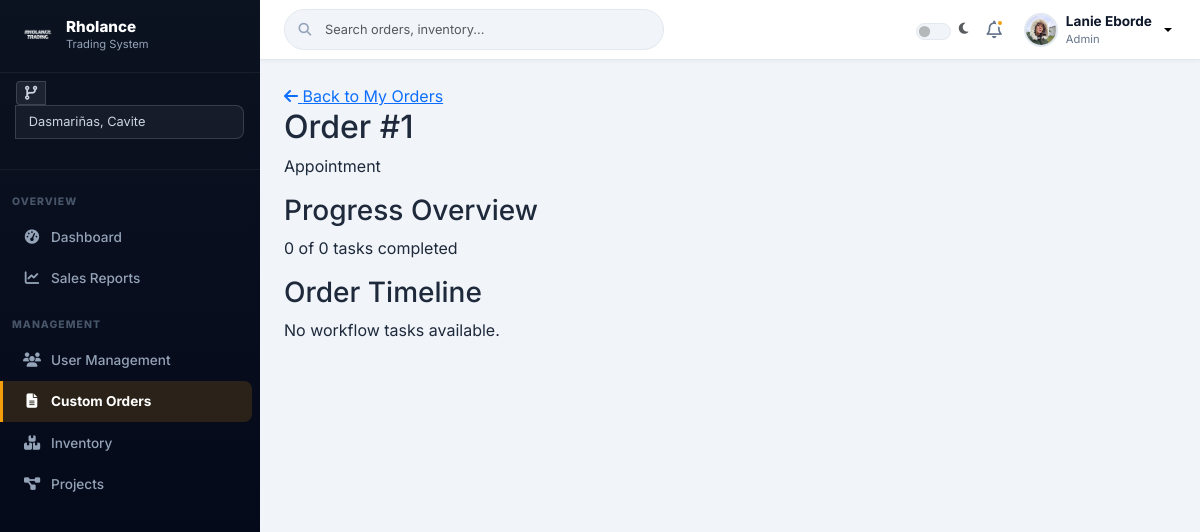
Page /orders/track_order.php?id=1 (signed in) on the committed database.
### tables this page shows
CREATE TABLE `users` (
  `id` int(11) NOT NULL,
  `name` varchar(100) NOT NULL,
  `email` varchar(100) NOT NULL,
  `password` varchar(255) NOT NULL,
  `role` enum('admin','staff','welder','customer') NOT NULL,
  `branch_id` int(11) DEFAULT NULL,
  `status` enum('active','blocked','archived') DEFAULT 'active',
  `reset_token` varchar(255) DEFAULT NULL,
  `token_expiry` datetime DEFAULT NULL,
  `is_verified` tinyint(1) DEFAULT 0,
  `verification_code` varchar(6) DEFAULT NULL,
  `code_expiry` datetime DEFAULT NULL,
  `avatar` varchar(255) DEFAULT NULL
);

CREATE TABLE `custom_orders` (
  `id` int(11) NOT NULL,
  `customer_id` int(11) DEFAULT NULL,
  `branch_id` int(11) DEFAULT NULL,
  `material` varchar(100) DEFAULT NULL,
  `dimensions` varchar(100) DEFAULT NULL,
  `instructions` text DEFAULT NULL,
  `status` enum('Appointment','Initial Payment','On-going','For Delivery','Backjobs','Cancelled','Completed') DEFAULT 'Appointment',
  `estimated_completion` date DEFAULT NULL,
  `created_at` timestamp NOT NULL DEFAULT current_timestamp(),
  `reference_image` varchar(255) DEFAULT NULL,
  `appointment_date` date DEFAULT NULL,
  `user_id` int(11) DEFAULT NULL,
  `customer_name` varchar(255) DEFAULT NULL,
  `order_type` enum('walk-in','online') DEFAULT 'walk-in',
  `expected_date` date DEFAULT NULL,
  `image` varchar(255) DEFAULT NULL,
  `project_name` varchar(255) DEFAULT NULL,
  `category` varchar(100) DEFAULT NULL,
  `description` text DEFAULT NULL,
  `updated_at` timestamp NOT NULL DEFAULT current_timestamp() ON UPDATE current_timestamp()
);

### orders/track_order.php (the view, shortened to what this page needs)
<?php
include __DIR__ . '/../config/database.php';
include __DIR__ . '/../includes/sidebar.php';
include __DIR__ . '/../includes/header.php';
$customerId = $_SESSION['user_id'];
$orderId = isset($_GET['id']) ? (int)$_GET['id'] : 0;
$stmt = $conn->prepare("
    SELECT status, created_at
    FROM custom_orders
    WHERE id = ? AND customer_id = ?
");
$stmt->bind_param("ii", $orderId, $customerId);
$stmt->execute();
$result = $stmt->get_result();
$order = $result->fetch_assoc();
$status = $order['status'];
$tasks = [];
$totalTasks = count($tasks);
$completedTasks = 0;
?>
<div class="main">
<a href="my_orders.php" class="btn-back">
    <i class="fa fa-arrow-left"></i> Back to My Orders
</a>
<div class="track-container">
<div class="track-card">
    <div class="track-header">
        <h2>Order #<?= htmlspecialchars($orderId) ?></h2>
        <span class="status status-<?= strtolower(str_replace(' ', '-', $status)) ?>">
            <?= htmlspecialchars($status) ?>
        </span>
    </div>
    <?php if ($status === 'Cancelled'): ?>
        <div class="cancelled-box">
            <i class="fa fa-times-circle"></i>
            <p>This order has been cancelled.</p>
        </div>
    <?php else: ?>
        <div class="task-tracker">
            <h3>Progress Overview</h3>
            <p class="progress-text">
                <?= $completedTasks ?> of <?= $totalTasks ?> tasks completed
            </p>
        </div>
        <div class="timeline">
            <h3>Order Timeline</h3>
            <?php if (empty($tasks)): ?>
                <p>No workflow tasks available.</p>
            <?php endif; ?>
        </div>
    <?php endif; ?>
</div>
</div>
</div>

### includes/header.php (shortened to what this page needs)
<?php
include __DIR__ . '/../config/database.php';
$user_id  = $_SESSION['user_id'] ?? 0;
$userName = $_SESSION['name']    ?? 'User';
$userRole = ucfirst($_SESSION['role'] ?? 'Guest');
$avatar   = '';
if ($user_id && isset($conn)) {
    $stmt = $conn->prepare("SELECT avatar FROM users WHERE id=?");
    $stmt->bind_param("i", $user_id);
    $stmt->execute();
    $res = $stmt->get_result();
    if ($row = $res->fetch_assoc()) $avatar = $row['avatar'] ?? '';
}
?>
<!DOCTYPE html>
<html lang="en" data-bs-theme="light">
<head>
    <link rel="stylesheet" href="https://cdn.jsdelivr.net/npm/bootstrap@5.3.3/dist/css/bootstrap.min.css">
    <link rel="stylesheet" href="https://cdnjs.cloudflare.com/ajax/libs/font-awesome/6.5.1/css/all.min.css">
    <link rel="stylesheet" href="<?= BASE_URL ?>assets/css/custom.css">
</head>
<body class="admin">
<header class="rh-topbar">
    <div class="rh-topbar-search">
        <input type="text" class="form-control" id="liveSearch"
               placeholder="Search orders, inventory..." autocomplete="off">
    </div>
    <div class="rh-topbar-right">
        <div class="form-check form-switch mb-0 d-flex align-items-center gap-2">
            <input class="form-check-input" type="checkbox" id="darkModeToggle"
                   style="width:2.2em;height:1.1em;cursor:pointer;">
            <label class="form-check-label text-muted" for="darkModeToggle" style="font-size:.8rem;">
                <i class="fas fa-moon"></i>
            </label>
        </div>
        <button class="rh-notif-btn">
            <i class="far fa-bell"></i>
            <span class="rh-notif-dot"></span>
        </button>
        <div class="dropdown">
            <button class="rh-user-btn dropdown-toggle" id="userMenuBtn"
                    data-bs-toggle="dropdown" aria-expanded="false"
                    style="--bs-btn-focus-shadow-rgb:none;">
                <div class="rh-avatar">
                    <?php if (!empty($avatar)): ?>
                        <img src="<?= BASE_URL ?>uploads/<?= htmlspecialchars($avatar) ?>" alt="Avatar">
                    <?php else: ?>
                        <?= strtoupper(substr($userName, 0, 1)) ?>
                    <?php endif; ?>
                </div>
                <div class="text-start d-none d-md-block">
                    <div class="rh-user-name"><?= htmlspecialchars($userName) ?></div>
                    <div class="rh-user-role"><?= htmlspecialchars($userRole) ?></div>
                </div>
            </button>
        </div>
    </div>
</header>

### assets/css/custom.css (style rules this page uses)
:root { --bs-primary: #0F172A; --bs-primary-rgb: 15, 23, 42; --bs-secondary: #64748B; --bs-secondary-rgb: 100, 116, 139; --bs-warning: #F59E0B; --bs-warning-rgb: 245, 158, 11; --bs-success: #10B981; --bs-success-rgb: 16, 185, 129; --bs-danger: #EF4444; --bs-danger-rgb: 239, 68, 68; --bs-info: #3B82F6; --bs-info-rgb: 59, 130, 246; --bs-body-bg: #F1F5F9; --bs-body-color: #1E293B; --bs-border-color: #E2E8F0; --bs-border-radius: 0.625rem; --bs-border-radius-lg: 0.875rem; --bs-border-radius-xl: 1.125rem; --bs-font-sans-serif: 'Inter', system-ui, -apple-system, sans-serif; --bs-link-color: #F59E0B; --bs-link-hover-color: #D97706; --bs-card-border-color: #E2E8F0; --bs-card-cap-bg: #F8FAFC; --rh-accent: #F59E0B; --rh-accent-hover: #D97706; --rh-dark: #0F172A; --rh-dark2: #1E293B; --rh-dark3: #334155; --rh-muted: #64748B; --rh-sidebar-width: 260px; --rh-topbar-height: 60px; --rh-shadow: 0 4px 16px rgba(0,0,0,.07); --rh-shadow-lg: 0 10px 30px rgba(0,0,0,.10); --muted: #64748B; --text-muted: #64748B; --accent: #F59E0B; --primary: #0F172A; --border: #E2E8F0; --card: #FFFFFF; --text: #1E293B; }
.main { margin-left: var(--rh-sidebar-width); margin-top: var(--rh-topbar-height); padding: 24px; min-height: calc(100vh - var(--rh-topbar-height)); background: var(--bs-body-bg); }
*, *::before, *::after { box-sizing: border-box; }
body { font-family: var(--bs-font-sans-serif); background: var(--bs-body-bg); color: var(--bs-body-color); }
.form-control, .form-select { border-radius: .625rem; border: 1px solid var(--bs-border-color); font-size: .875rem; padding: .6rem 1rem; transition: border-color .2s, box-shadow .2s; }
.rh-topbar { position: fixed; top: 0; left: var(--rh-sidebar-width); right: 0; height: var(--rh-topbar-height); background: #fff; border-bottom: 1px solid var(--bs-border-color); display: flex; align-items: center; justify-content: space-between; padding: 0 24px; z-index: 1040; box-shadow: 0 1px 4px rgba(0,0,0,.05); gap: 16px; }
.rh-topbar-search { position: relative; flex: 1; max-width: 380px; }
.rh-topbar-search .form-control { padding-left: 2.5rem; border-radius: 999px; background: var(--bs-body-bg); border-color: var(--bs-border-color); font-size: .8rem; }
.rh-topbar-right { display: flex; align-items: center; gap: 14px; }
.rh-notif-btn { position: relative; background: none; border: none; color: var(--rh-muted); font-size: 1.1rem; cursor: pointer; padding: 4px; }
.rh-notif-dot { position: absolute; top: 2px; right: 2px; width: 8px; height: 8px; background: var(--rh-accent); border-radius: 50%; border: 2px solid #fff; }
.rh-user-btn { display: flex; align-items: center; gap: 8px; background: none; border: none; cursor: pointer; padding: 4px; }
.rh-avatar { width: 34px; height: 34px; border-radius: 50%; background: var(--rh-dark2); color: #fff; font-weight: 700; font-size: .85rem; display: flex; align-items: center; justify-content: center; overflow: hidden; flex-shrink: 0; border: 2px solid var(--bs-border-color); }
.rh-avatar img { width: 100%; height: 100%; object-fit: cover; }
.rh-user-name { font-size: .85rem; font-weight: 700; color: var(--rh-dark); }
.rh-user-role { font-size: .7rem; color: var(--rh-muted); }

### rows in the picture
users: avatar (picture)
custom_orders: status "Appointment"

### other values in the picture
$label "Dashboard Sales Reports User Management Custom Orders Inventory Projects"
$userName "Lanie Eborde"
$userRole "Admin"
$orderId "1"
$completedTasks "0"
$totalTasks "0"
